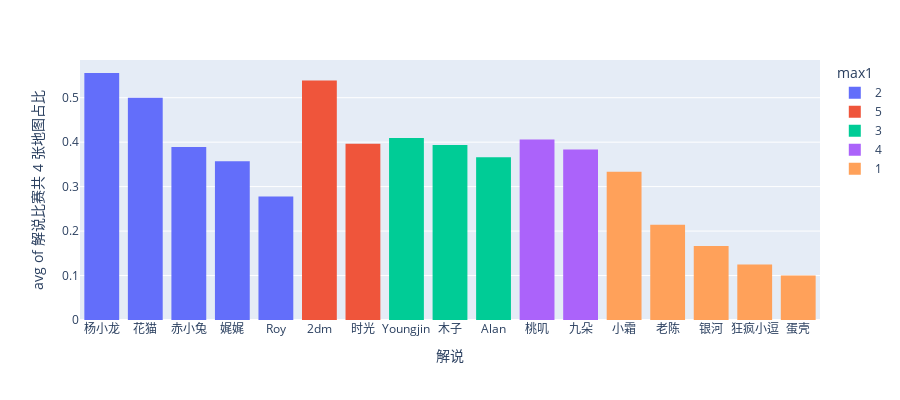

This figure's notebook cell:
### Code cell
fig = px.histogram(df_names.sort_values(by='one_rate', ascending=False),
                    x="names", y="one_rate",
                    color='max1', # barmode='group',
                    histfunc='avg',
                    labels={'names':'解说', 'one_rate':'解说比赛共 4 张地图占比'},
                    height=400)
fig.show()

### Figure 1 — Plotly figure (JSON) as saved in the notebook; plotly's stock layout.template omitted (floating-point values rounded to 4 significant figures)
{"data": [{"alignmentgroup": "True", "bingroup": "x", "histfunc": "avg", "hovertemplate": "max1=2<br>解说=%{x}<br>avg of 解说比赛共 4 张地图占比=%{y}<extra></extra>", "legendgroup": "2", "marker": {"color": "#636efa", "pattern": {"shape": ""}}, "name": "2", "offsetgroup": "2", "orientation": "v", "showlegend": true, "type": "histogram", "x": ["杨小龙", "花猫", "赤小兔", "娓娓", "Roy"], "xaxis": "x", "y": [0.5556, 0.5, 0.3889, 0.3571, 0.2778], "yaxis": "y"}, {"alignmentgroup": "True", "bingroup": "x", "histfunc": "avg", "hovertemplate": "max1=5<br>解说=%{x}<br>avg of 解说比赛共 4 张地图占比=%{y}<extra></extra>", "legendgroup": "5", "marker": {"color": "#EF553B", "pattern": {"shape": ""}}, "name": "5", "offsetgroup": "5", "orientation": "v", "showlegend": true, "type": "histogram", "x": ["2dm", "时光"], "xaxis": "x", "y": [0.5385, 0.3966], "yaxis": "y"}, {"alignmentgroup": "True", "bingroup": "x", "histfunc": "avg", "hovertemplate": "max1=3<br>解说=%{x}<br>avg of 解说比赛共 4 张地图占比=%{y}<extra></extra>", "legendgroup": "3", "marker": {"color": "#00cc96", "pattern": {"shape": ""}}, "name": "3", "offsetgroup": "3", "orientation": "v", "showlegend": true, "type": "histogram", "x": ["Youngjin", "木子", "Alan"], "xaxis": "x", "y": [0.4091, 0.3934, 0.3662], "yaxis": "y"}, {"alignmentgroup": "True", "bingroup": "x", "histfunc": "avg", "hovertemplate": "max1=4<br>解说=%{x}<br>avg of 解说比赛共 4 张地图占比=%{y}<extra></extra>", "legendgroup": "4", "marker": {"color": "#ab63fa", "pattern": {"shape": ""}}, "name": "4", "offsetgroup": "4", "orientation": "v", "showlegend": true, "type": "histogram", "x": ["桃叽", "九朵"], "xaxis": "x", "y": [0.4062, 0.3833], "yaxis": "y"}, {"alignmentgroup": "True", "bingroup": "x", "histfunc": "avg", "hovertemplate": "max1=1<br>解说=%{x}<br>avg of 解说比赛共 4 张地图占比=%{y}<extra></extra>", "legendgroup": "1", "marker": {"color": "#FFA15A", "pattern": {"shape": ""}}, "name": "1", "offsetgroup": "1", "orientation": "v", "showlegend": true, "type": "histogram", "x": ["小霜", "老陈", "银河", "狂疯小逗", "蛋壳"], "xaxis": "x", "y": [0.3333, 0.2143, 0.1667, 0.125, 0.1], "yaxis": "y"}], "layout": {"barmode": "relative", "height": 400, "legend": {"title": {"text": "max1"}, "tracegroupgap": 0}, "margin": {"t": 60}, "xaxis": {"anchor": "y", "domain": [0, 1], "title": {"text": "解说"}}, "yaxis": {"anchor": "x", "domain": [0, 1], "title": {"text": "avg of 解说比赛共 4 张地图占比"}}}}
